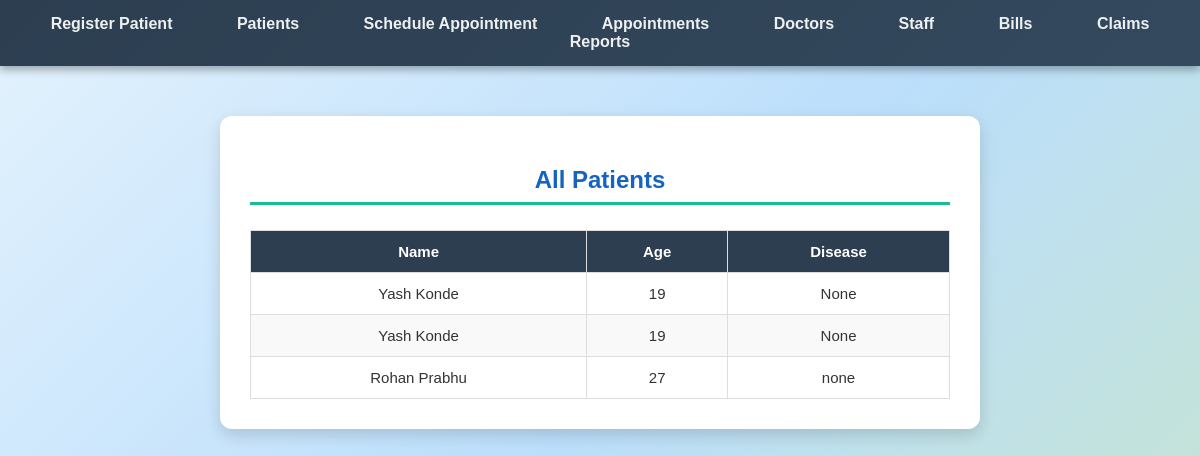
Page /patients/patients/ on the committed database.
### patients/models.py (models this page shows, shortened)
class Patient(models.Model):
    user = models.OneToOneField(User, on_delete=models.CASCADE, null=True, blank=True)
    name = models.CharField(max_length=100)
    age = models.IntegerField()
    gender = models.CharField(max_length=10)
    contact = models.CharField(max_length=15)
    address = models.TextField()
    medical_history = models.TextField(blank=True)

### patients/views.py (the view)
# urls.py: path('patients/', views.patient_list, name='patient_list'),
def patient_list(request):
    patients = Patient.objects.all()
    return render(request, 'patients/patient_list.html', {'patients': patients})

### patients/templates/patients/patient_list.html (shortened to what this page needs)
<!-- {% load static %}
{% load static %}
<!DOCTYPE html>
<html>
<head>
    <link rel="stylesheet" href="{% static 'css/hospital.css' %}">
</head>
<body>
    <nav>
        <a href="/patients/register/">Register Patient</a>
        <a href="/patients/patients/">Patients</a>
        <a href="/patients/appointment/">Schedule Appointment</a>
        <a href="/patients/appointments/">Appointments</a>
        <a href="/staff/doctors/">Doctors</a>
        <a href="/staff/staff/">Staff</a>
        <a href="/billing/bills/">Bills</a>
        <a href="/billing/claims/">Claims</a>
        <a href="/reports/dashboard/">Reports</a>
    </nav>
    <div class="container">
        <h2>All Patients</h2>
        <table>
            <thead>
                <tr>
                    <th>Name</th>
                    <th>Age</th>
                    <th>Disease</th>
                </tr>
            </thead>
            <tbody>
                {% for patient in patients %}
                <tr>
                    <td>{{ patient.name }}</td>
                    <td>{{ patient.age }}</td>
                    <td>{{ patient.medical_history }}</td>
                </tr>
                {% endfor %}
            </tbody>
        </table>
    </div>
</body>
</html>

### static/css/hospital.css (style rules this page uses)
body { font-family: 'Poppins', sans-serif; background: linear-gradient(135deg, #e3f2fd, #bbdefb, #c8e6c9); margin: 0; padding: 0; color: #333; text-align: center; min-height: 100vh; }
nav { background: linear-gradient(135deg, #2c3e50, #34495e); padding: 15px; text-align: center; box-shadow: 0px 4px 8px rgba(0,0,0,0.3); }
nav a { color: #ecf0f1; margin: 0 15px; text-decoration: none; font-weight: bold; transition: all 0.3s ease; padding: 8px 15px; border-radius: 6px; }
.container { max-width: 900px; margin: 40px auto; background: #ffffff; padding: 30px; border-radius: 12px; box-shadow: 0px 6px 16px rgba(0,0,0,0.15); text-align: left; }
h2 { color: #1565c0; border-bottom: 3px solid #1abc9c; padding-bottom: 8px; margin-bottom: 25px; text-align: center; font-weight: 700; }
table { width: 100%; border-collapse: collapse; margin-top: 20px; font-size: 15px; }
table th, table td { border: 1px solid #ddd; padding: 12px 10px; text-align: center; }
table th { background: #2c3e50; color: #fff; font-weight: 600; }
table tr:nth-child(even) { background: #f9f9f9; }
.container { max-width: 700px; margin: 50px auto; background: #ffffff; padding: 30px; border-radius: 12px; box-shadow: 0px 6px 16px rgba(0,0,0,0.15); }

### rows in the picture
Patient: name "Yash Konde", age "19", medical_history "None"
Patient: name "Yash Konde", age "19", medical_history "None"
Patient: name "Rohan Prabhu", age "27", medical_history "none"
